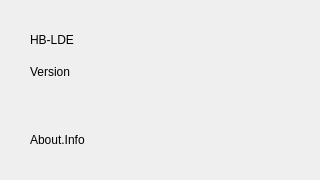
<?xml version="1.0" encoding="UTF-8"?>
<ui version="4.0">
 <class>OBSAbout</class>
 <widget class="QWidget" name="OBSAbout">
  <property name="geometry">
   <rect>
    <x>0</x>
    <y>0</y>
    <width>320</width>
    <height>180</height>
   </rect>
  </property>
  <property name="windowTitle">
   <string>About</string>
  </property>
  <layout class="QVBoxLayout" name="verticalLayout_2">
   <property name="leftMargin">
    <number>0</number>
   </property>
   <property name="topMargin">
    <number>0</number>
   </property>
   <property name="rightMargin">
    <number>0</number>
   </property>
   <property name="bottomMargin">
    <number>0</number>
   </property>
   <item>
    <layout class="QHBoxLayout" name="horizontalLayout_2">
     <property name="spacing">
      <number>30</number>
     </property>
     <property name="leftMargin">
      <number>30</number>
     </property>
     <property name="topMargin">
      <number>15</number>
     </property>
     <property name="rightMargin">
      <number>30</number>
     </property>
     <property name="bottomMargin">
      <number>15</number>
     </property>
     <!--
     <item>
      <widget class="QLabel" name="icon">
       <property name="minimumSize">
        <size>
         <width>256</width>
         <height>256</height>
        </size>
       </property>
       <property name="maximumSize">
        <size>
         <width>256</width>
         <height>256</height>
        </size>
       </property>
       <property name="text">
        <string/>
       </property>
       <property name="pixmap">
        <pixmap>:res/images/obs.png</pixmap>
       </property>
       <property name="scaledContents">
        <bool>true</bool>
       </property>
      </widget>
     </item>
     -->
     <item>
      <layout class="QVBoxLayout" name="verticalLayout">
       <property name="spacing">
        <number>0</number>
       </property>
       <item>
        <widget class="QLabel" name="name">
         <property name="text">
          <string notr="true">HB-LDE</string>
         </property>
        </widget>
       </item>
       <item>
        <widget class="QLabel" name="version">
         <property name="alignment">
          <set>Qt::AlignLeft|Qt::AlignTop</set>
         </property>
         <property name="text">
          <string notr="true">Version</string>
         </property>
        </widget>
       </item>
       <item>
        <widget class="QLabel" name="info">
         <property name="text">
          <string>About.Info</string>
         </property>
         <property name="wordWrap">
          <bool>true</bool>
         </property>
        </widget>
       </item>
       <!--
       <item>
        <widget class="QLabel" name="contribute">
         <property name="text">
          <string notr="true">Contribute</string>
         </property>
         <property name="wordWrap">
          <bool>true</bool>
         </property>
        </widget>
       </item>
       <item>
        <widget class="QLabel" name="donate">
         <property name="text">
          <string notr="true">Donate</string>
         </property>
        </widget>
       </item>
       <item>
        <widget class="QLabel" name="getInvolved">
         <property name="text">
          <string notr="true">Get Involved</string>
         </property>
        </widget>
       </item>
       <item>
        <spacer name="verticalSpacer">
         <property name="orientation">
          <enum>Qt::Vertical</enum>
         </property>
         <property name="sizeType">
          <enum>QSizePolicy::Fixed</enum>
         </property>
         <property name="sizeHint" stdset="0">
          <size>
           <width>20</width>
           <height>20</height>
          </size>
         </property>
        </spacer>
       </item>
       <item>
        <widget class="QTextBrowser" name="textBrowser">
         <property name="openExternalLinks">
          <bool>true</bool>
         </property>
        </widget>
       </item>
       -->
      </layout>
     </item>
    </layout>
   </item>
   <!--
   <item>
    <widget class="QFrame" name="widget">
     <property name="minimumSize">
      <size>
       <width>0</width>
       <height>60</height>
      </size>
     </property>
     <layout class="QHBoxLayout" name="horizontalLayout">
      <property name="spacing">
       <number>0</number>
      </property>
      <property name="leftMargin">
       <number>0</number>
      </property>
      <property name="topMargin">
       <number>0</number>
      </property>
      <property name="rightMargin">
       <number>0</number>
      </property>
      <property name="bottomMargin">
       <number>0</number>
      </property>
      <item>
       <widget class="ClickableLabel" name="about">
        <property name="text">
         <string>About</string>
        </property>
        <property name="alignment">
         <set>Qt::AlignCenter</set>
        </property>
       </widget>
      </item>
      <item>
       <widget class="ClickableLabel" name="authors">
        <property name="text">
         <string>Authors</string>
        </property>
        <property name="alignment">
         <set>Qt::AlignCenter</set>
        </property>
       </widget>
      </item>
      <item>
       <widget class="ClickableLabel" name="license">
        <property name="text">
         <string>License</string>
        </property>
        <property name="alignment">
         <set>Qt::AlignCenter</set>
        </property>
       </widget>
      </item>
     </layout>
    </widget>
   </item>
   -->
  </layout>
 </widget>
 <customwidgets>
  <customwidget>
   <class>ClickableLabel</class>
   <extends>QLabel</extends>
   <header>clickable-label.hpp</header>
  </customwidget>
 </customwidgets>
 <resources/>
 <connections/>
</ui>
